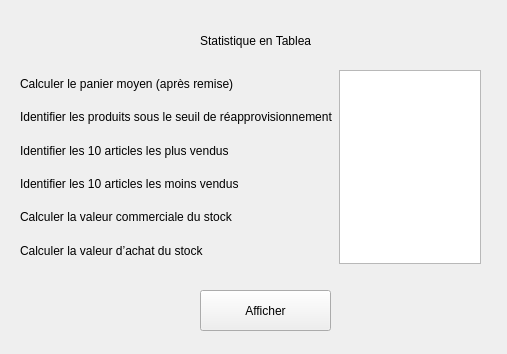
<?xml version="1.0" encoding="UTF-8"?>
<ui version="4.0">
 <class>stataffiClass</class>
 <widget class="QWidget" name="stataffiClass">
  <property name="geometry">
   <rect>
    <x>0</x>
    <y>0</y>
    <width>507</width>
    <height>354</height>
   </rect>
  </property>
  <property name="windowTitle">
   <string>Form</string>
  </property>
  <widget class="QLabel" name="label">
   <property name="geometry">
    <rect>
     <x>200</x>
     <y>30</y>
     <width>111</width>
     <height>21</height>
    </rect>
   </property>
   <property name="text">
    <string>Statistique en Tableau</string>
   </property>
  </widget>
  <widget class="QPushButton" name="BtStatAffi">
   <property name="geometry">
    <rect>
     <x>200</x>
     <y>290</y>
     <width>131</width>
     <height>41</height>
    </rect>
   </property>
   <property name="text">
    <string>Afficher</string>
   </property>
  </widget>
  <widget class="QWidget" name="">
   <property name="geometry">
    <rect>
     <x>20</x>
     <y>70</y>
     <width>461</width>
     <height>194</height>
    </rect>
   </property>
   <layout class="QHBoxLayout" name="horizontalLayout">
    <item>
     <layout class="QVBoxLayout" name="verticalLayout">
      <item>
       <widget class="QLabel" name="label_7">
        <property name="text">
         <string>Calculer le panier moyen (après remise)</string>
        </property>
       </widget>
      </item>
      <item>
       <widget class="QLabel" name="label_2">
        <property name="text">
         <string>Identifier les produits sous le seuil de réapprovisionnement</string>
        </property>
       </widget>
      </item>
      <item>
       <widget class="QLabel" name="label_3">
        <property name="text">
         <string>Identifier les 10 articles les plus vendus </string>
        </property>
       </widget>
      </item>
      <item>
       <widget class="QLabel" name="label_4">
        <property name="text">
         <string>Identifier les 10 articles les moins vendus</string>
        </property>
       </widget>
      </item>
      <item>
       <widget class="QLabel" name="label_5">
        <property name="text">
         <string>Calculer la valeur commerciale du stock</string>
        </property>
       </widget>
      </item>
      <item>
       <widget class="QLabel" name="label_6">
        <property name="text">
         <string>Calculer la valeur d’achat du stock </string>
        </property>
       </widget>
      </item>
     </layout>
    </item>
    <item>
     <widget class="QTableView" name="tableView"/>
    </item>
   </layout>
  </widget>
 </widget>
 <resources/>
 <connections/>
</ui>
